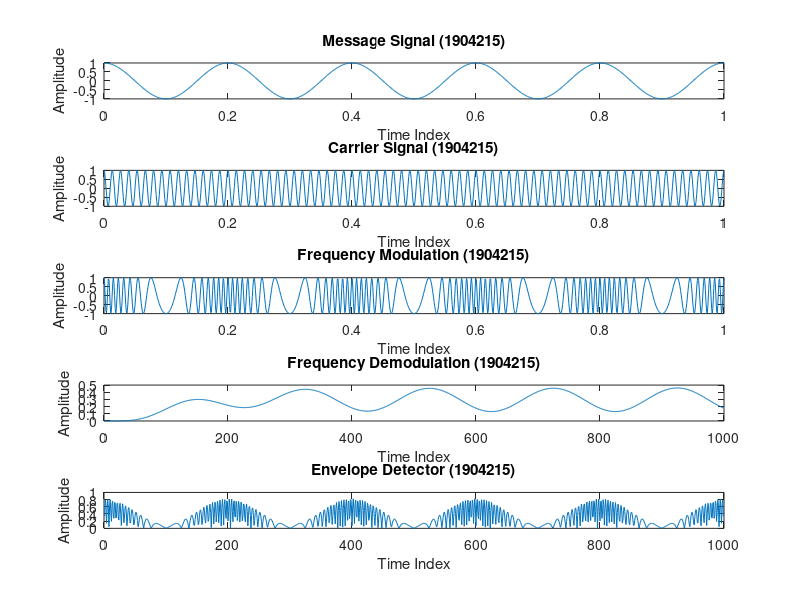

Here is the MATLAB script that generated this plot:
clear all;
close all;

samples = 1000;
t = linspace(0,1,samples);

%% Message Signal
message_amplitude = 1;
message_frequency = 5;
message_signal = message_amplitude*cos(2*pi*message_frequency*t);
subplot(5,1,1);
plot(t,message_signal);
xlabel('Time Index')
ylabel('Amplitude')
title('Message Signal (1904215)');


%% Carrier Signal
carrier_amplitude = 1;
carrier_frequency = 15*message_frequency;
carrier_signal = carrier_amplitude*cos(2*pi*carrier_frequency*t);
subplot(5,1,2);
plot(t,carrier_signal);
xlabel('Time Index')
ylabel('Amplitude')
title('Carrier Signal (1904215)');

%% Frequency Modulation
B = 12; %% <1 = NBFM >1 = WBFM
freq_mod_signal = carrier_amplitude*cos(2*pi*carrier_frequency*t+B*sin(2*pi*message_frequency*t));
subplot(5,1,3);
plot(t,freq_mod_signal);
xlabel('Time Index')
ylabel('Amplitude')
title('Frequency Modulation (1904215)');

%% Frequency Demodulation
%% Envelope Detector
x = abs(diff(freq_mod_signal));
for i=1:length(x)
  if x(i)<0
    x=0
  endif
 end
[b,a] = butter(5,0.01);
freq_demod_signal = filter(b,a,x);
subplot(5,1,4);
plot(freq_demod_signal);
xlabel('Time Index')
ylabel('Amplitude')
title('Frequency Demodulation (1904215)');

subplot(5,1,5);
plot(x);
xlabel('Time Index')
ylabel('Amplitude')
title('Envelope Detector (1904215)');
